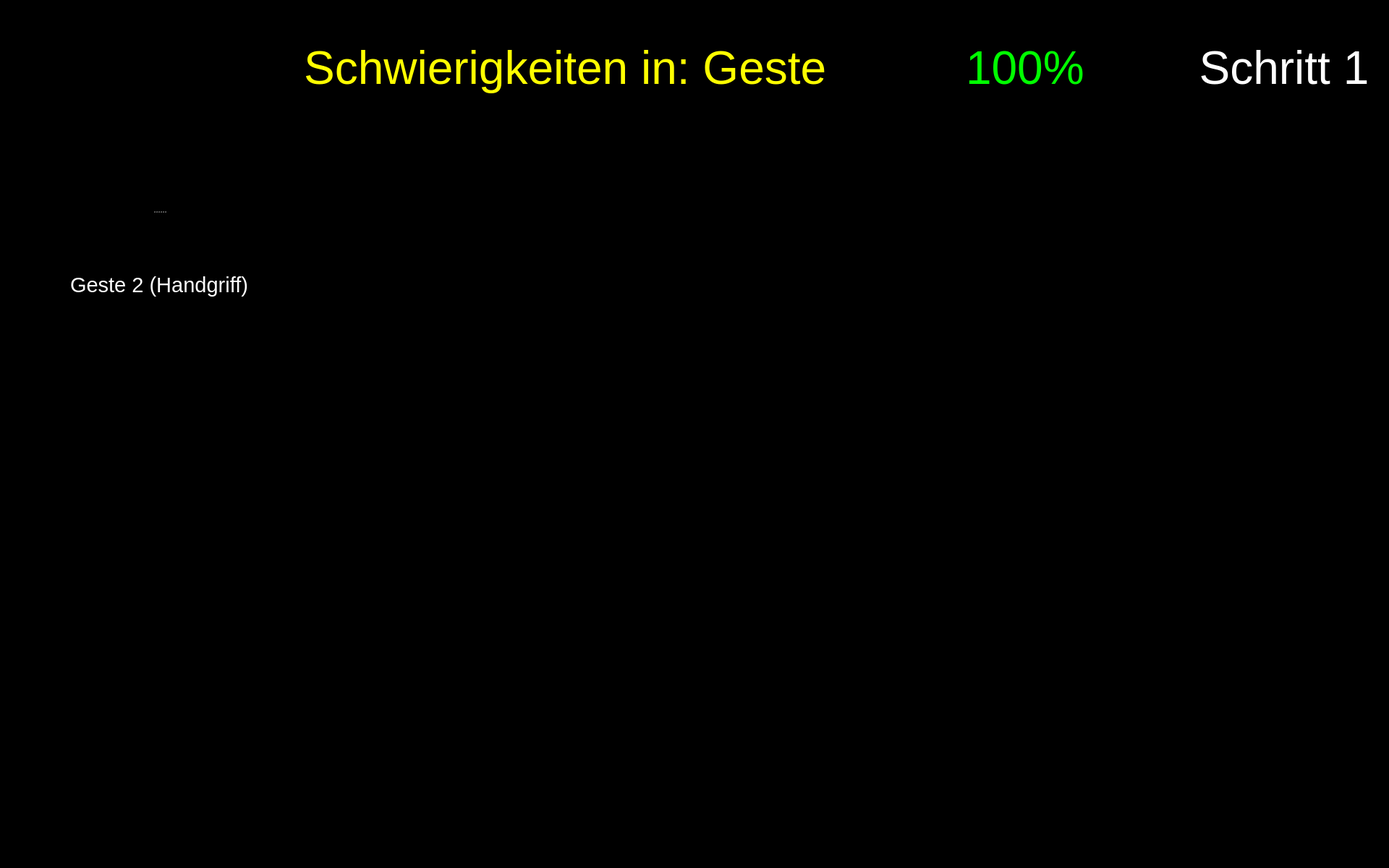
<?xml version="1.0" encoding="UTF-8"?>
<ui version="4.0">
 <class>Form</class>
 <widget class="QWidget" name="Form">
  <property name="geometry">
   <rect>
    <x>0</x>
    <y>0</y>
    <width>1920</width>
    <height>1200</height>
   </rect>
  </property>
  <property name="maximumSize">
   <size>
    <width>1920</width>
    <height>1200</height>
   </size>
  </property>
  <property name="windowTitle">
   <string>Form</string>
  </property>
  <property name="styleSheet">
   <string notr="true">background-color: rgb(0, 0, 0);</string>
  </property>
  <widget class="QPushButton" name="button_nav_left">
   <property name="enabled">
    <bool>true</bool>
   </property>
   <property name="geometry">
    <rect>
     <x>800</x>
     <y>560</y>
     <width>150</width>
     <height>150</height>
    </rect>
   </property>
   <property name="minimumSize">
    <size>
     <width>81</width>
     <height>81</height>
    </size>
   </property>
   <property name="maximumSize">
    <size>
     <width>150</width>
     <height>150</height>
    </size>
   </property>
   <property name="cursor">
    <cursorShape>OpenHandCursor</cursorShape>
   </property>
   <property name="focusPolicy">
    <enum>Qt::WheelFocus</enum>
   </property>
   <property name="contextMenuPolicy">
    <enum>Qt::DefaultContextMenu</enum>
   </property>
   <property name="layoutDirection">
    <enum>Qt::LeftToRight</enum>
   </property>
   <property name="autoFillBackground">
    <bool>false</bool>
   </property>
   <property name="styleSheet">
    <string notr="true"/>
   </property>
   <property name="icon">
    <iconset resource="resources/res.qrc">
     <normaloff>:/buttons/Button Left.svg</normaloff>:/buttons/Button Left.svg</iconset>
   </property>
   <property name="iconSize">
    <size>
     <width>144</width>
     <height>144</height>
    </size>
   </property>
   <property name="autoDefault">
    <bool>false</bool>
   </property>
   <property name="default">
    <bool>false</bool>
   </property>
   <property name="flat">
    <bool>true</bool>
   </property>
  </widget>
  <widget class="QPushButton" name="button_nav_right">
   <property name="enabled">
    <bool>true</bool>
   </property>
   <property name="geometry">
    <rect>
     <x>960</x>
     <y>560</y>
     <width>150</width>
     <height>150</height>
    </rect>
   </property>
   <property name="minimumSize">
    <size>
     <width>81</width>
     <height>81</height>
    </size>
   </property>
   <property name="maximumSize">
    <size>
     <width>150</width>
     <height>150</height>
    </size>
   </property>
   <property name="cursor">
    <cursorShape>OpenHandCursor</cursorShape>
   </property>
   <property name="focusPolicy">
    <enum>Qt::WheelFocus</enum>
   </property>
   <property name="contextMenuPolicy">
    <enum>Qt::DefaultContextMenu</enum>
   </property>
   <property name="layoutDirection">
    <enum>Qt::LeftToRight</enum>
   </property>
   <property name="autoFillBackground">
    <bool>false</bool>
   </property>
   <property name="styleSheet">
    <string notr="true"/>
   </property>
   <property name="icon">
    <iconset resource="resources/res.qrc">
     <normaloff>:/buttons/Button Right.svg</normaloff>:/buttons/Button Right.svg</iconset>
   </property>
   <property name="iconSize">
    <size>
     <width>144</width>
     <height>144</height>
    </size>
   </property>
   <property name="autoDefault">
    <bool>false</bool>
   </property>
   <property name="default">
    <bool>false</bool>
   </property>
   <property name="flat">
    <bool>true</bool>
   </property>
  </widget>
  <widget class="QWidget" name="widget_score" native="true">
   <property name="geometry">
    <rect>
     <x>1180</x>
     <y>20</y>
     <width>450</width>
     <height>150</height>
    </rect>
   </property>
   <widget class="QWidget" name="horizontalLayoutWidget_2">
    <property name="geometry">
     <rect>
      <x>-1</x>
      <y>-1</y>
      <width>451</width>
      <height>152</height>
     </rect>
    </property>
    <layout class="QHBoxLayout" name="horizontalLayout_2">
     <item>
      <widget class="QLabel" name="score_flag">
       <property name="enabled">
        <bool>true</bool>
       </property>
       <property name="sizePolicy">
        <sizepolicy hsizetype="Preferred" vsizetype="Preferred">
         <horstretch>0</horstretch>
         <verstretch>0</verstretch>
        </sizepolicy>
       </property>
       <property name="maximumSize">
        <size>
         <width>150</width>
         <height>150</height>
        </size>
       </property>
       <property name="text">
        <string/>
       </property>
       <property name="pixmap">
        <pixmap resource="resources/res.qrc">:/img/Score Flag.svg</pixmap>
       </property>
      </widget>
     </item>
     <item>
      <widget class="QLabel" name="label_text_score">
       <property name="font">
        <font>
         <pointsize>48</pointsize>
        </font>
       </property>
       <property name="styleSheet">
        <string notr="true">color: rgb(0, 255, 0);</string>
       </property>
       <property name="text">
        <string>&lt;html&gt;&lt;head/&gt;&lt;body&gt;&lt;p&gt;&lt;span style=&quot; color:#00ff00;&quot;&gt;100%&lt;/span&gt;&lt;/p&gt;&lt;/body&gt;&lt;/html&gt;</string>
       </property>
       <property name="alignment">
        <set>Qt::AlignLeading|Qt::AlignLeft|Qt::AlignVCenter</set>
       </property>
       <property name="wordWrap">
        <bool>true</bool>
       </property>
      </widget>
     </item>
    </layout>
   </widget>
  </widget>
  <widget class="QPushButton" name="button_exit">
   <property name="enabled">
    <bool>true</bool>
   </property>
   <property name="geometry">
    <rect>
     <x>1760</x>
     <y>1040</y>
     <width>150</width>
     <height>150</height>
    </rect>
   </property>
   <property name="minimumSize">
    <size>
     <width>81</width>
     <height>81</height>
    </size>
   </property>
   <property name="maximumSize">
    <size>
     <width>150</width>
     <height>150</height>
    </size>
   </property>
   <property name="cursor">
    <cursorShape>OpenHandCursor</cursorShape>
   </property>
   <property name="focusPolicy">
    <enum>Qt::WheelFocus</enum>
   </property>
   <property name="contextMenuPolicy">
    <enum>Qt::DefaultContextMenu</enum>
   </property>
   <property name="icon">
    <iconset resource="resources/res.qrc">
     <normaloff>:/buttons/Button Exit.svg</normaloff>:/buttons/Button Exit.svg</iconset>
   </property>
   <property name="iconSize">
    <size>
     <width>144</width>
     <height>144</height>
    </size>
   </property>
   <property name="autoDefault">
    <bool>false</bool>
   </property>
   <property name="default">
    <bool>false</bool>
   </property>
   <property name="flat">
    <bool>true</bool>
   </property>
  </widget>
  <widget class="QLabel" name="image_step">
   <property name="geometry">
    <rect>
     <x>1650</x>
     <y>170</y>
     <width>250</width>
     <height>250</height>
    </rect>
   </property>
   <property name="font">
    <font>
     <pointsize>48</pointsize>
    </font>
   </property>
   <property name="styleSheet">
    <string notr="true">color: rgb(255, 255, 255);</string>
   </property>
   <property name="text">
    <string/>
   </property>
   <property name="pixmap">
    <pixmap resource="resources/res.qrc">:/detected steps/Detected Step1_Button.png</pixmap>
   </property>
   <property name="alignment">
    <set>Qt::AlignCenter</set>
   </property>
   <property name="wordWrap">
    <bool>true</bool>
   </property>
  </widget>
  <widget class="QLabel" name="label_plot_1">
   <property name="geometry">
    <rect>
     <x>490</x>
     <y>180</y>
     <width>850</width>
     <height>340</height>
    </rect>
   </property>
   <property name="maximumSize">
    <size>
     <width>1200</width>
     <height>480</height>
    </size>
   </property>
   <property name="font">
    <font>
     <pointsize>48</pointsize>
    </font>
   </property>
   <property name="styleSheet">
    <string notr="true">color: rgb(255, 255, 255);</string>
   </property>
   <property name="text">
    <string/>
   </property>
   <property name="scaledContents">
    <bool>true</bool>
   </property>
  </widget>
  <widget class="QLabel" name="icon_newbie_1">
   <property name="enabled">
    <bool>true</bool>
   </property>
   <property name="geometry">
    <rect>
     <x>490</x>
     <y>380</y>
     <width>100</width>
     <height>100</height>
    </rect>
   </property>
   <property name="sizePolicy">
    <sizepolicy hsizetype="Preferred" vsizetype="Preferred">
     <horstretch>0</horstretch>
     <verstretch>0</verstretch>
    </sizepolicy>
   </property>
   <property name="maximumSize">
    <size>
     <width>100</width>
     <height>100</height>
    </size>
   </property>
   <property name="text">
    <string/>
   </property>
   <property name="pixmap">
    <pixmap resource="resources/res.qrc">:/img/Icon User.png</pixmap>
   </property>
   <property name="scaledContents">
    <bool>true</bool>
   </property>
  </widget>
  <widget class="QLabel" name="icon_reaction_1">
   <property name="enabled">
    <bool>true</bool>
   </property>
   <property name="geometry">
    <rect>
     <x>1400</x>
     <y>250</y>
     <width>200</width>
     <height>200</height>
    </rect>
   </property>
   <property name="sizePolicy">
    <sizepolicy hsizetype="Preferred" vsizetype="Preferred">
     <horstretch>0</horstretch>
     <verstretch>0</verstretch>
    </sizepolicy>
   </property>
   <property name="maximumSize">
    <size>
     <width>200</width>
     <height>200</height>
    </size>
   </property>
   <property name="text">
    <string/>
   </property>
   <property name="scaledContents">
    <bool>true</bool>
   </property>
  </widget>
  <widget class="QLabel" name="icon_expert_1">
   <property name="enabled">
    <bool>true</bool>
   </property>
   <property name="geometry">
    <rect>
     <x>490</x>
     <y>220</y>
     <width>100</width>
     <height>100</height>
    </rect>
   </property>
   <property name="sizePolicy">
    <sizepolicy hsizetype="Preferred" vsizetype="Preferred">
     <horstretch>0</horstretch>
     <verstretch>0</verstretch>
    </sizepolicy>
   </property>
   <property name="maximumSize">
    <size>
     <width>100</width>
     <height>100</height>
    </size>
   </property>
   <property name="text">
    <string/>
   </property>
   <property name="pixmap">
    <pixmap resource="resources/res.qrc">:/img/Icon Expert.png</pixmap>
   </property>
   <property name="scaledContents">
    <bool>true</bool>
   </property>
  </widget>
  <widget class="QLabel" name="label_trouble">
   <property name="geometry">
    <rect>
     <x>260</x>
     <y>20</y>
     <width>900</width>
     <height>150</height>
    </rect>
   </property>
   <property name="font">
    <font>
     <family>Arial</family>
     <pointsize>48</pointsize>
     <weight>9</weight>
     <italic>false</italic>
     <bold>false</bold>
    </font>
   </property>
   <property name="styleSheet">
    <string notr="true">font: 75 48pt &quot;Arial&quot;;
color: rgb(255, 255, 0);</string>
   </property>
   <property name="text">
    <string>Schwierigkeiten in: Geste </string>
   </property>
   <property name="textFormat">
    <enum>Qt::RichText</enum>
   </property>
   <property name="alignment">
    <set>Qt::AlignRight|Qt::AlignTrailing|Qt::AlignVCenter</set>
   </property>
   <property name="wordWrap">
    <bool>true</bool>
   </property>
  </widget>
  <widget class="QLabel" name="label_text_step">
   <property name="geometry">
    <rect>
     <x>1650</x>
     <y>20</y>
     <width>250</width>
     <height>150</height>
    </rect>
   </property>
   <property name="font">
    <font>
     <family>Arial</family>
     <pointsize>48</pointsize>
     <weight>9</weight>
     <italic>false</italic>
     <bold>false</bold>
    </font>
   </property>
   <property name="styleSheet">
    <string notr="true">font: 75 48pt &quot;Arial&quot;;
color: rgb(255, 255, 255);</string>
   </property>
   <property name="text">
    <string>Schritt 1</string>
   </property>
   <property name="textFormat">
    <enum>Qt::RichText</enum>
   </property>
   <property name="alignment">
    <set>Qt::AlignCenter</set>
   </property>
   <property name="wordWrap">
    <bool>true</bool>
   </property>
  </widget>
  <widget class="QSplitter" name="splitter_4">
   <property name="geometry">
    <rect>
     <x>60</x>
     <y>210</y>
     <width>320</width>
     <height>282</height>
    </rect>
   </property>
   <property name="orientation">
    <enum>Qt::Vertical</enum>
   </property>
   <widget class="QLabel" name="image_required_3">
    <property name="maximumSize">
     <size>
      <width>320</width>
      <height>240</height>
     </size>
    </property>
    <property name="text">
     <string/>
    </property>
    <property name="pixmap">
     <pixmap resource="resources/res.qrc">:/img/right_step1_gesture2.png</pixmap>
    </property>
    <property name="scaledContents">
     <bool>true</bool>
    </property>
   </widget>
   <widget class="QLabel" name="text_required_3">
    <property name="font">
     <font>
      <family>Arial</family>
      <pointsize>22</pointsize>
      <weight>9</weight>
      <italic>false</italic>
      <bold>false</bold>
     </font>
    </property>
    <property name="styleSheet">
     <string notr="true">font: 75 22pt &quot;Arial&quot;;
color: rgb(255, 255, 255);</string>
    </property>
    <property name="text">
     <string>Geste 2 (Handgriff)</string>
    </property>
    <property name="textFormat">
     <enum>Qt::PlainText</enum>
    </property>
    <property name="alignment">
     <set>Qt::AlignCenter</set>
    </property>
    <property name="wordWrap">
     <bool>true</bool>
    </property>
   </widget>
  </widget>
 </widget>
 <resources>
  <include location="resources/res.qrc"/>
 </resources>
 <connections/>
</ui>
